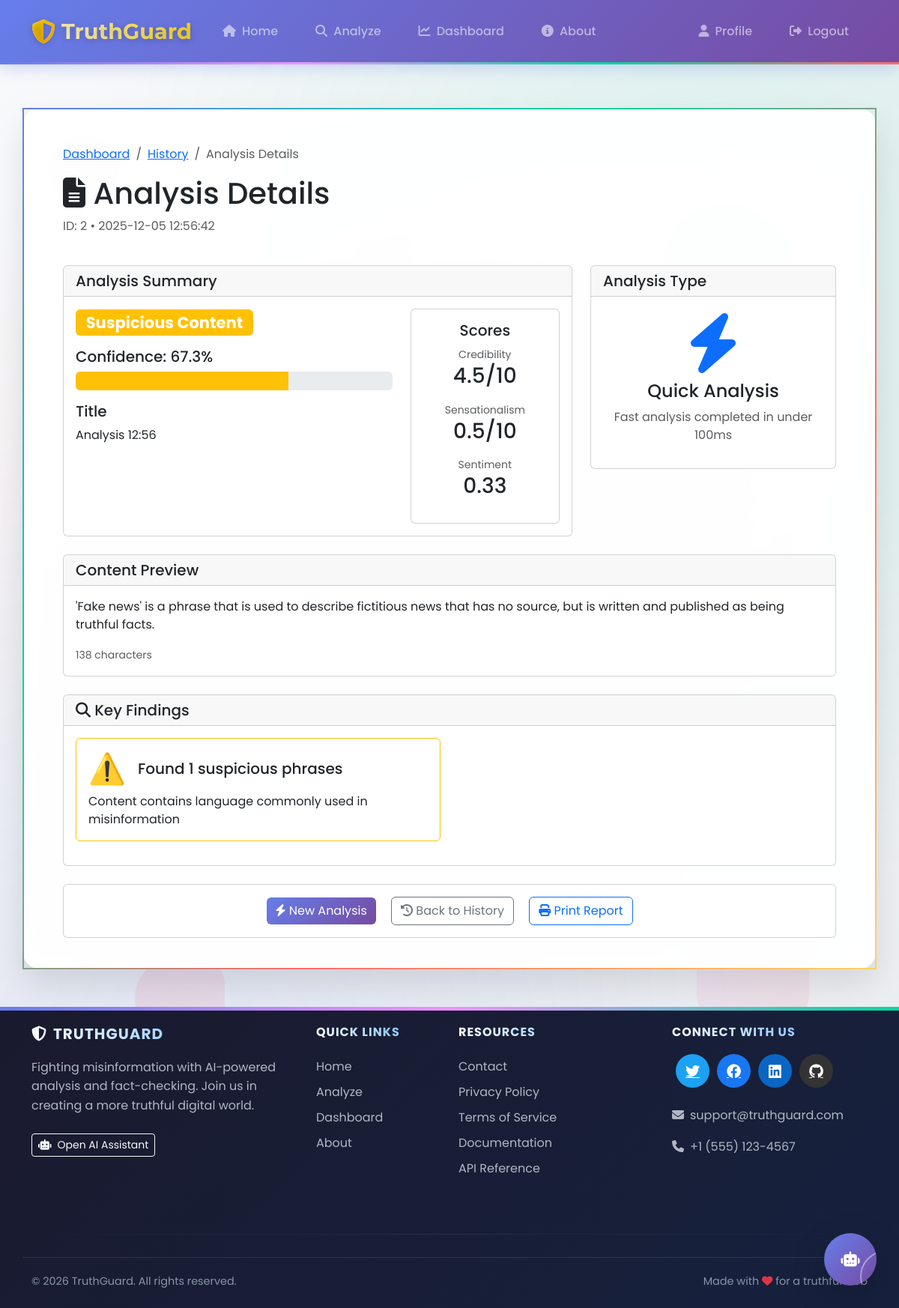
Page /analysis/2 (signed in) on the committed database.
### app.py (models this page shows, shortened)
class Analysis(db.Model):
    __tablename__ = 'analyses'
    id = db.Column(db.Integer, primary_key=True)
    title = db.Column(db.Text, default='')
    content = db.Column(db.Text, default='')  # raw text content (for display/search)
    article_data = db.Column(db.JSON, nullable=True)  # optional structured article extraction
    source_url = db.Column(db.Text, nullable=True)  # This should be nullable
    classification = db.Column(db.String(20), nullable=False, default='UNKNOWN')  # RELIABLE, SUSPICIOUS, FAKE, etc.
    confidence_score = db.Column(db.Float, nullable=True)
    sentiment_score = db.Column(db.Float, nullable=True)
    sensationalism_score = db.Column(db.Float, nullable=True)
    credibility_score = db.Column(db.Float, nullable=True)
    key_findings = db.Column(db.Text, default='[]')  # JSON string
    recommendations = db.Column(db.Text, nullable=True)  # JSON string
    fact_checks = db.Column(db.Text, nullable=True)  # JSON string
    analysis_metadata = db.Column(db.Text, default='{}')  # JSON string (e.g. word count, etc.)
    is_quick_analysis = db.Column(db.Boolean, default=False)
    user_id = db.Column(db.Integer, db.ForeignKey('user.id'), nullable=False)
    created_at = db.Column(db.DateTime, default=lambda: datetime.now(timezone.utc))
    updated_at = db.Column(db.DateTime, default=lambda: datetime.now(timezone.utc),
                           onupdate=lambda: datetime.now(timezone.utc))

### app.py (the view)
@app.route('/analysis/<int:analysis_id>')
@login_required
def analysis_detail(analysis_id):
    analysis = Analysis.query.get_or_404(analysis_id)
    if analysis.user_id != current_user.id and current_user.role != 'admin':
        flash('Access denied', 'danger')
        return redirect(url_for('dashboard'))
    try:
        key_findings = json.loads(analysis.key_findings) if analysis.key_findings else []
    except:
        key_findings = []
    try:
        analysis_metadata = json.loads(analysis.analysis_metadata) if analysis.analysis_metadata else {}
    except:
        analysis_metadata = {}
    word_count = analysis_metadata.get('word_count', len(analysis.content.split()) if analysis.content else 0)
    return render_template('analysis_detail.html',
                           analysis=analysis,
                           key_findings=key_findings,
                           word_count=word_count,
                           analysis_metadata=analysis_metadata)

### templates/analysis_detail.html (shortened to what this page needs)
{% extends "base.html" %}
{% block content %}
<div class="container mt-4">
    <div class="row mb-4">
        <div class="col">
            <nav aria-label="breadcrumb">
                <ol class="breadcrumb">
                    <li class="breadcrumb-item"><a href="/dashboard">Dashboard</a></li>
                    <li class="breadcrumb-item"><a href="/history">History</a></li>
                    <li class="breadcrumb-item active">Analysis Details</li>
                </ol>
            </nav>
            <h1><i class="fas fa-file-alt"></i> Analysis Details</h1>
            <p class="text-muted">ID: {{ analysis.id }} • {{ analysis.created_at.strftime('%Y-%m-%d %H:%M:%S') }}</p>
        </div>
    </div>
    <div class="row mb-4">
        <div class="col-lg-8">
            <div class="card">
                <div class="card-header">
                    <h5 class="mb-0">Analysis Summary</h5>
                </div>
                <div class="card-body">
                    <div class="row">
                        <div class="col-md-8">
                            <h3>
                                {% if analysis.classification == 'RELIABLE' %}
                                <span class="badge bg-success">Reliable Content</span>
                                {% elif analysis.classification == 'SUSPICIOUS' %}
                                <span class="badge bg-warning">Suspicious Content</span>
                                {% elif analysis.classification == 'FAKE' %}
                                <span class="badge bg-danger">Fake Content</span>
                                {% else %}
                                <span class="badge bg-secondary">{{ analysis.classification }}</span>
                                {% endif %}
                            </h3>
                            {% if analysis.confidence_score %}
                            <div class="mt-3">
                                <h5>Confidence: {{ (analysis.confidence_score * 100)|round(1) }}%</h5>
                                <div class="progress" style="height: 25px;">
                                    <div class="progress-bar
                                        {% if analysis.confidence_score >= 0.7 %}bg-success
                                        {% elif analysis.confidence_score >= 0.4 %}bg-warning
                                        {% else %}bg-danger{% endif %}"
                                        style="width: {{ analysis.confidence_score * 100 }}%">
                                    </div>
                                </div>
                            </div>
                            {% endif %}
                            {% if analysis.title %}
                            <div class="mt-3">
                                <h5>Title</h5>
                                <p>{{ analysis.title }}</p>
                            </div>
                            {% endif %}
                        </div>
                        <div class="col-md-4">
                            <div class="card">
                                <div class="card-body text-center">
                                    <h5 class="card-title">Scores</h5>
                                    {% if analysis.credibility_score %}
                                    <div class="mb-3">
                                        <small class="text-muted">Credibility</small>
                                        <h3>{{ analysis.credibility_score|round(1) }}/10</h3>
                                    </div>
                                    {% endif %}
                                    {% if analysis.sensationalism_score %}
                                    <div class="mb-3">
                                        <small class="text-muted">Sensationalism</small>
                                        <h3>{{ analysis.sensationalism_score|round(1) }}/10</h3>
                                    </div>
                                    {% endif %}
                                    {% if analysis.sentiment_score %}
                                    <div class="mb-3">
                                        <small class="text-muted">Sentiment</small>
                                        <h3>{{ analysis.sentiment_score|round(2) }}</h3>
                                    </div>
                                    {% endif %}
                                </div>
                            </div>
                        </div>
                    </div>
                </div>
            </div>
        </div>
        <div class="col-lg-4">
            <div class="card">
                <div class="card-header">
                    <h5 class="mb-0">Analysis Type</h5>
                </div>
                <div class="card-body text-center">
                    {% if analysis.is_quick_analysis %}
                    <div class="display-1 text-primary">
                        <i class="fas fa-bolt"></i>
                    </div>
                    <h4>Quick Analysis</h4>
                    <p class="text-muted">Fast analysis completed in under 100ms</p>
                    {% else %}
                    <div class="display-1 text-success">
                        <i class="fas fa-chart-bar"></i>
                    </div>
                    <h4>Detailed Analysis</h4>
                    <p class="text-muted">Comprehensive analysis with full report</p>
                    {% endif %}
                </div>
            </div>
        </div>
    </div>
    <div class="row mb-4">
        <div class="col">
            <div class="card">
                <div class="card-header">
                    <h5 class="mb-0">Content Preview</h5>
                </div>
                <div class="card-body">
                    <div class="content-preview" style="max-height: 300px; overflow-y: auto;">
                        {{ analysis.content|safe }}
                    </div>
                    <div class="mt-3">
                        <small class="text-muted">{{ analysis.content|length }} characters</small>
                    </div>
                </div>
            </div>
        </div>
    </div>
    {% if key_findings %}
    <div class="row mb-4">
        <div class="col">
            <div class="card">
                <div class="card-header">
                    <h5 class="mb-0"><i class="fas fa-search"></i> Key Findings</h5>
                </div>
                <div class="card-body">
                    <div class="row">
                        {% for finding in key_findings %}
                        <div class="col-md-6 mb-3">
                            <div class="card h-100 border-{{ finding.type }}">
                                <div class="card-body">
                                    <div class="d-flex align-items-center mb-2">
                                        <span class="display-6 me-3">{{ finding.icon }}</span>
                                        <h5 class="card-title mb-0">{{ finding.title }}</h5>
                                    </div>
                                    <p class="card-text">{{ finding.description }}</p>
                                </div>
                            </div>
                        </div>
                        {% endfor %}
                    </div>
                </div>
            </div>
        </div>
    </div>
    {% endif %}
    <div class="row mt-4">
        <div class="col">
            <div class="card">
                <div class="card-body text-center">
                    <a href="/analyze" class="btn btn-primary me-3">
                        <i class="fas fa-bolt"></i> New Analysis
                    </a>
                    <a href="/history" class="btn btn-outline-secondary me-3">
                        <i class="fas fa-history"></i> Back to History
                    </a>
                    <button onclick="window.print()" class="btn btn-outline-primary">
                        <i class="fas fa-print"></i> Print Report
                    </button>
                </div>
            </div>
        </div>
    </div>
</div>
{% endblock %}

### rows in the picture
Analysis: id "2", created_at "2025-12-05 12:56:42", (analysis.confidence_score*100)|round(1) "67.3", title "Analysis 12:56", credibility_score "4.5", sensationalism_score "0.5", sentiment_score "0.33", content "'Fake news' is a phrase that is used to describe fictitious news that has no source, but is written and published as being truthful facts."

### other values in the picture
{{ analysis.content|length }} "138"
{{ finding.icon }} "⚠️"
{{ finding.title }} "Found 1 suspicious phrases"
{{ finding.description }} "Content contains language commonly used in misinformation"
